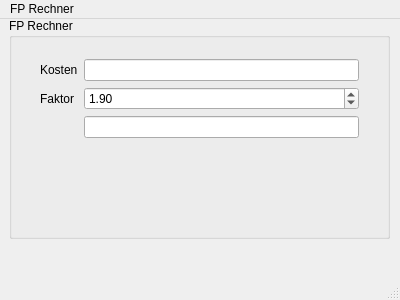
<?xml version="1.0" encoding="UTF-8"?>
<ui version="4.0">
 <class>MainWindow</class>
 <widget class="QMainWindow" name="MainWindow">
  <property name="geometry">
   <rect>
    <x>0</x>
    <y>0</y>
    <width>400</width>
    <height>300</height>
   </rect>
  </property>
  <property name="windowTitle">
   <string>FP Rechner</string>
  </property>
  <widget class="QWidget" name="centralWidget">
   <widget class="QGroupBox" name="groupBox">
    <property name="geometry">
     <rect>
      <x>9</x>
      <y>-1</y>
      <width>381</width>
      <height>221</height>
     </rect>
    </property>
    <property name="title">
     <string>FP Rechner</string>
    </property>
    <widget class="QWidget" name="formLayoutWidget">
     <property name="geometry">
      <rect>
       <x>20</x>
       <y>30</y>
       <width>341</width>
       <height>101</height>
      </rect>
     </property>
     <layout class="QFormLayout" name="formLayout">
      <item row="0" column="0">
       <widget class="QLabel" name="label">
        <property name="text">
         <string>Kosten</string>
        </property>
       </widget>
      </item>
      <item row="0" column="1">
       <widget class="QLineEdit" name="kostenLineEdit">
        <property name="sizePolicy">
         <sizepolicy hsizetype="Expanding" vsizetype="Expanding">
          <horstretch>0</horstretch>
          <verstretch>0</verstretch>
         </sizepolicy>
        </property>
       </widget>
      </item>
      <item row="1" column="0">
       <widget class="QLabel" name="label_2">
        <property name="text">
         <string>Faktor</string>
        </property>
       </widget>
      </item>
      <item row="1" column="1">
       <widget class="QDoubleSpinBox" name="faktorDoubleSpinBox">
        <property name="minimum">
         <double>1.000000000000000</double>
        </property>
        <property name="maximum">
         <double>9.990000000000000</double>
        </property>
        <property name="value">
         <double>1.900000000000000</double>
        </property>
       </widget>
      </item>
      <item row="2" column="1">
       <widget class="QLineEdit" name="resultLineEdit"/>
      </item>
     </layout>
    </widget>
   </widget>
  </widget>
  <widget class="QStatusBar" name="statusBar"/>
  <widget class="QMenuBar" name="menuBar">
   <property name="geometry">
    <rect>
     <x>0</x>
     <y>0</y>
     <width>400</width>
     <height>28</height>
    </rect>
   </property>
   <widget class="QMenu" name="menuFP_Rechner">
    <property name="title">
     <string>FP Rechner</string>
    </property>
   </widget>
   <addaction name="menuFP_Rechner"/>
  </widget>
 </widget>
 <layoutdefault spacing="6" margin="11"/>
 <resources/>
 <connections/>
</ui>
